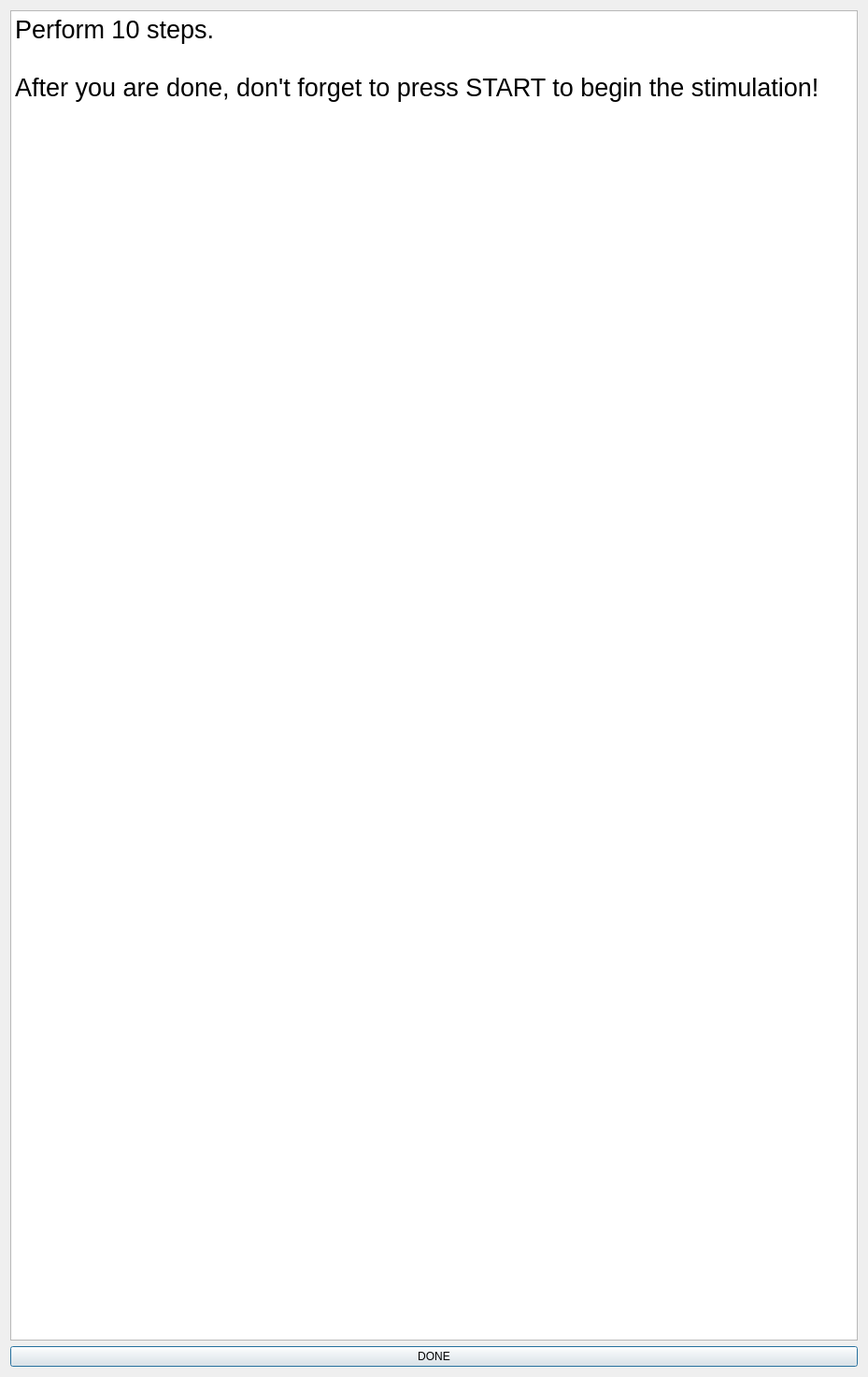
<?xml version="1.0" encoding="UTF-8"?>
<ui version="4.0">
 <class>calibrationwindow</class>
 <widget class="QDialog" name="calibrationwindow">
  <property name="geometry">
   <rect>
    <x>0</x>
    <y>0</y>
    <width>929</width>
    <height>1473</height>
   </rect>
  </property>
  <property name="windowTitle">
   <string>Dialog</string>
  </property>
  <layout class="QVBoxLayout" name="verticalLayout">
   <item>
    <widget class="QPlainTextEdit" name="plainTextEdit">
     <property name="sizePolicy">
      <sizepolicy hsizetype="Preferred" vsizetype="Preferred">
       <horstretch>0</horstretch>
       <verstretch>0</verstretch>
      </sizepolicy>
     </property>
     <property name="font">
      <font>
       <pointsize>20</pointsize>
      </font>
     </property>
     <property name="readOnly">
      <bool>true</bool>
     </property>
     <property name="plainText">
      <string>Perform 10 steps.

After you are done, don't forget to press START to begin the stimulation!</string>
     </property>
    </widget>
   </item>
   <item>
    <widget class="QPushButton" name="pushButton">
     <property name="sizePolicy">
      <sizepolicy hsizetype="Preferred" vsizetype="Fixed">
       <horstretch>0</horstretch>
       <verstretch>0</verstretch>
      </sizepolicy>
     </property>
     <property name="text">
      <string>DONE</string>
     </property>
    </widget>
   </item>
  </layout>
 </widget>
 <resources/>
 <connections/>
</ui>
